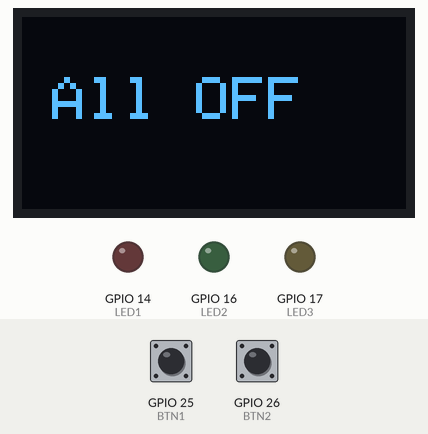
Simulated run of this program. Board: ESP32. On the bench: 128×64 one-colour display, output pins drawn as LEDs (lit = HIGH). Dashed ring = blinking. The test bench sets the inputs (shaded band); at power-on: GPIO 25 (BTN1) HIGH, GPIO 26 (BTN2) HIGH.

Above: at 1.2 s.
1.3 s: GPIO 25 (BTN1) pulled LOW for 0.15 s
At 1.9 s:
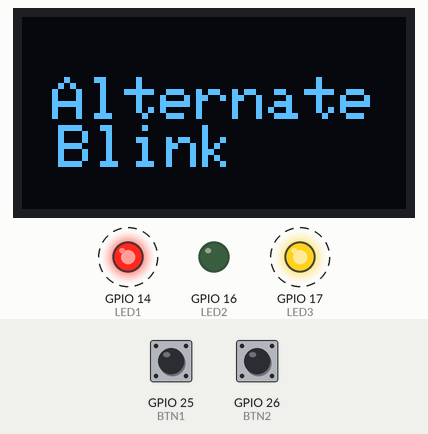
4.0 s: GPIO 25 (BTN1) pulled LOW for 1 s
At 4.5 s:
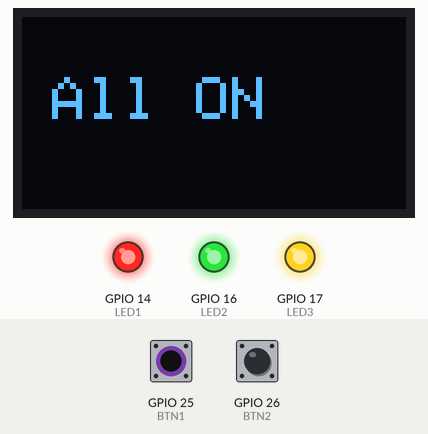
6.5 s: GPIO 25 (BTN1) pulled LOW for 0.15 s
At 6.69 s:
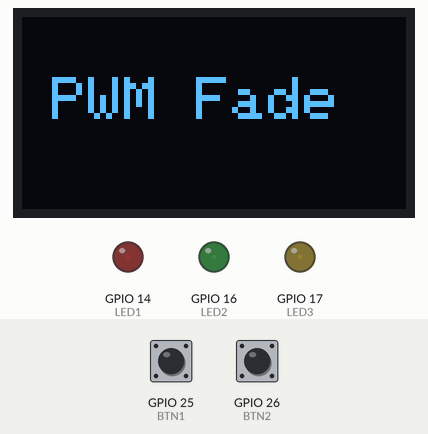
7.2 s: GPIO 26 (BTN2) pulled LOW for 0.15 s
At 8.4 s:
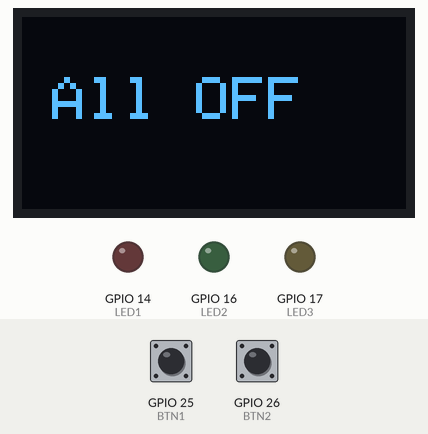
8.8 s: GPIO 25 (BTN1) pulled LOW for 3.2 s
At 9.8 s:
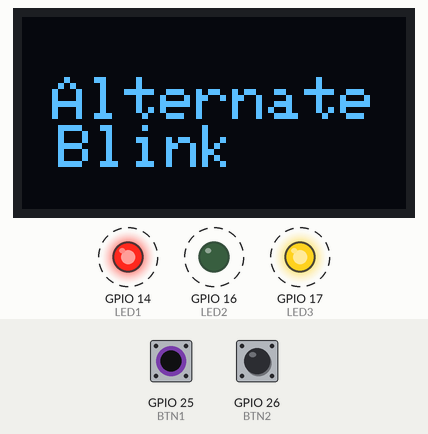
13.5 s: GPIO 26 (BTN2) pulled LOW for 1 s
At 14.2 s:
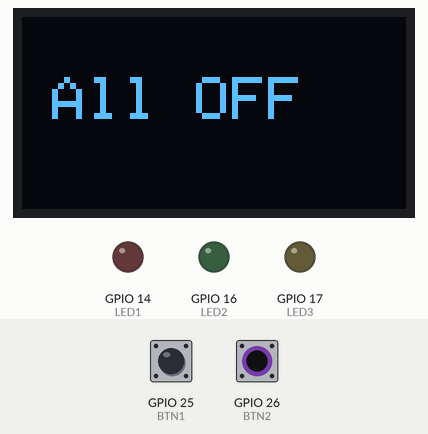
Timing chart, 0 to 16.5 s (numbered marks = the images above; inputs shaded):
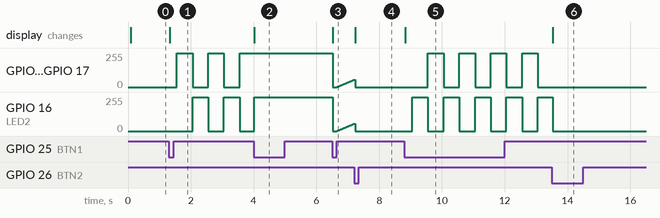

The program:

main.cpp
```cpp
// Assignment-1 Task-a
// Use one button to cycle through LED modes and use second button to reset to OFF.
// Embedded IoT Systems Fall-2025

// Name: Minahil Fatima                          // Reg#: 23-NTU-CS-1051

#include <Arduino.h>
#include <Wire.h>
#include <Adafruit_GFX.h>
#include <Adafruit_SSD1306.h>

// Setting up the OLED Display
#define SCREEN_WIDTH 128
#define SCREEN_HEIGHT 64
Adafruit_SSD1306 display(SCREEN_WIDTH, SCREEN_HEIGHT, &Wire, -1);

// Defining the pins used for connecting components
#define LED1 14
#define LED2 16
#define LED3 17
#define BTN1 25   // Mode button
#define BTN2 26   // Reset button

// Configuring PWM settings
#define PWM_CH1 0
#define PWM_CH2 1
#define PWM_CH3 2
#define FREQ 5000
#define RES 8

// Setting up the timer
hw_timer_t *My_timer = nullptr;
volatile bool toggleState = false;

// Global variables
int mode = 0; // 0=OFF, 1=Alternate Blink, 2=All ON, 3=PWM Fade
bool lastBtn1 = HIGH, lastBtn2 = HIGH;
unsigned long lastDebounce = 0;
const int debounceDelay = 200;

// Display Helper
void showMode() {
  display.clearDisplay();
  display.setTextSize(2);
  display.setTextColor(SSD1306_WHITE);
  display.setCursor(10, 20);
  switch (mode) {
    case 0: display.print("All OFF"); break;
    case 1: display.print("Alternate Blink"); break;
    case 2: display.print("All ON"); break;
    case 3: display.print("PWM Fade"); break;
  }
  display.display();
}

// ISR Blinking
void IRAM_ATTR onTimer() {
  if (mode != 1) return;

  toggleState = !toggleState;

  ledcWrite(PWM_CH1, toggleState ? 255 : 0);
  ledcWrite(PWM_CH2, toggleState ? 0   : 255);
  ledcWrite(PWM_CH3, toggleState ? 255 : 0);
}

// Setup
void setup() {
  Serial.begin(115200);

  pinMode(LED1, OUTPUT);
  pinMode(LED2, OUTPUT);
  pinMode(LED3, OUTPUT);
  pinMode(BTN1, INPUT_PULLUP);
  pinMode(BTN2, INPUT_PULLUP);

  // OLED setup
  if (!display.begin(SSD1306_SWITCHCAPVCC, 0x3C)) {
    Serial.println(F("SSD1306 allocation failed"));
    for (;;);
  }
  display.clearDisplay();
  display.display();

  // PWM setup
  ledcSetup(PWM_CH1, FREQ, RES);
  ledcSetup(PWM_CH2, FREQ, RES);
  ledcSetup(PWM_CH3, FREQ, RES);
  ledcAttachPin(LED1, PWM_CH1);
  ledcAttachPin(LED2, PWM_CH2);
  ledcAttachPin(LED3, PWM_CH3);

  // Timer setup for blinking
  My_timer = timerBegin(0, 80, true);               // 1 tick = 1 µs (80 MHz / 80)
  timerAttachInterrupt(My_timer, &onTimer, true);
  timerAlarmWrite(My_timer, 500000, true);          // Toggle every 0.5 sec
  timerAlarmEnable(My_timer);

  // Initial state
  ledcWrite(PWM_CH1, 0);
  ledcWrite(PWM_CH2, 0);
  ledcWrite(PWM_CH3, 0);
  showMode();
}

// Loop
void loop() {
  bool btn1 = digitalRead(BTN1);
  bool btn2 = digitalRead(BTN2);

  // Debounce logic
  if (millis() - lastDebounce > debounceDelay) {
    if (btn1 == LOW && lastBtn1 == HIGH) {
      mode = (mode + 1) % 4;
      showMode();
      lastDebounce = millis();
    }
    if (btn2 == LOW && lastBtn2 == HIGH) {
      mode = 0;
      showMode();
      lastDebounce = millis();
    }
  }

  lastBtn1 = btn1;
  lastBtn2 = btn2;

  // Mode Logic
  switch (mode) {
    case 0: // All OFF
      ledcWrite(PWM_CH1, 0);
      ledcWrite(PWM_CH2, 0);
      ledcWrite(PWM_CH3, 0);
      break;

    case 1: // Alternate Blink (handled by timer)
      // nothing in loop
      break;

    case 2: // All ON
      ledcWrite(PWM_CH1, 255);
      ledcWrite(PWM_CH2, 255);
      ledcWrite(PWM_CH3, 255);
      break;

    case 3: // PWM Fade (all together)
      for (int d = 0; d <= 255 && mode == 3; d++) {
        ledcWrite(PWM_CH1, d);
        ledcWrite(PWM_CH2, d);
        ledcWrite(PWM_CH3, d);
        delay(10);
        if (digitalRead(BTN1) == LOW || digitalRead(BTN2) == LOW) return;
      }
      for (int d = 255; d >= 0 && mode == 3; d--) {
        ledcWrite(PWM_CH1, d);
        ledcWrite(PWM_CH2, d);
        ledcWrite(PWM_CH3, d);
        delay(10);
        if (digitalRead(BTN1) == LOW || digitalRead(BTN2) == LOW) return;
      }
      break;
  }
}
```

Measured:
- after the input at 1.3 s, GPIO 14 (LED1), GPIO 17 (LED3): alternates 255/255 for 0.50 s and 0/255 for 0.50 s, starting after 0.26 s; GPIO 16 (LED2): alternates 255/255 for 0.50 s and 0/255 for 0.50 s, starting after 0.76 s; the display: changes at once (image 1)
- after the input at 4.0 s, GPIO 14 (LED1), GPIO 17 (LED3): stops changing and stays 255/255; GPIO 16 (LED2): goes on until 4.0 s, then stays 255/255; the display: changes at once (image 2)
- after the input at 6.5 s, the display: changes at once (image 3)
- after the input at 7.2 s, the display: changes at once (image 4)
- after the input at 8.8 s, GPIO 14 (LED1), GPIO 17 (LED3): alternates 255/255 for 0.50 s and 0/255 for 0.50 s, starting after 0.76 s; GPIO 16 (LED2): alternates 255/255 for 0.50 s and 0/255 for 0.50 s, starting after 0.26 s; the display: changes at once (image 5)
- after the input at 13.5 s, GPIO 14 (LED1), GPIO 17 (LED3): stops changing and stays 0/255; GPIO 16 (LED2): goes on until 13.5 s, then stays 0/255; the display: changes at once (image 6)
